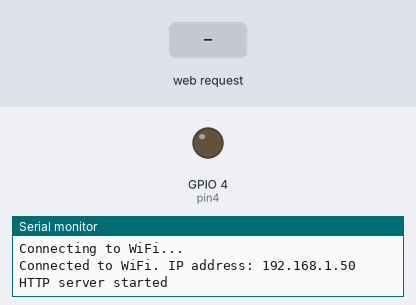
Recording of a sketch running on a simulated ESP32. Parts: output pins drawn as LEDs (lit = HIGH), the last lines printed to the serial monitor. The inputs (shaded band) are chosen by the test bench. WiFi joins after 1.5 s; servers stay silent unless stated.

Above: at 3.2 s.
3.3 s: HTTP request GET /?may=ON received
At 3.9 s:
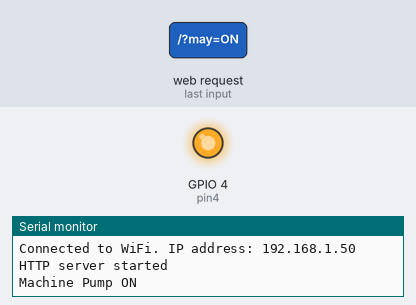
4.8 s: HTTP request GET /?may=OFF received
At 6.2 s:
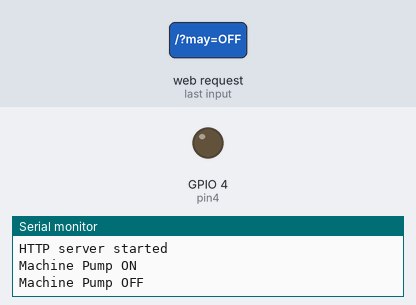
Timing chart, 0 to 7.8 s (numbered marks = the images above; inputs shaded):
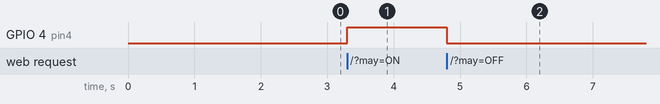

Measured:
- after the input at 3.3 s, GPIO 4 (pin4): LOW → HIGH at once
- after the input at 4.8 s, GPIO 4 (pin4): HIGH → LOW at once

The sketch:

esp32noconfix.ino
```cpp
#include <WiFi.h>
#include <WebServer.h>

//const char* ssid = "Thinh";
//const char* password = "thinh1234567";
 const char* ssid = "ELITE_Dorm";
 const char* password = "ELTlongthanh@";

WebServer server(80);

const int pin4 = 4;
int stutusPump = 0;

void handleRoot() {
  String message = "Hello Elite";
  if (stutusPump == 1){
     message = "Machine Pump ON";
  }
  else if (stutusPump == 2){
     message = "Machine Pump OFF";
  } else {
    message = "Hello Elite";
  }

  // Kiểm tra đường dẫn yêu cầu
  if (server.uri() == "/") {
    if (server.hasArg("may")) {
      String mayStatus = server.arg("may");
      if (mayStatus == "ON") {
        message = "Machine Pump ON";
        stutusPump = 1;
        digitalWrite(pin4, HIGH);  // Bật chân 4
        Serial.println("Machine Pump ON");
      } else if (mayStatus == "OFF") {
        message = "Machine Pump OFF";
        stutusPump = 2;
        digitalWrite(pin4, LOW);   // Tắt chân 4
        Serial.println("Machine Pump OFF");
      }
    }
  }

  server.sendHeader("Access-Control-Allow-Origin", "*");
  server.send(200, "text/plain", message);
}

void setup() {
  Serial.begin(115200);

  pinMode(pin4, OUTPUT);

//  IPAddress localIP(172, 20, 10, 11);
//  IPAddress gateway(172, 20, 10, 1);
//  IPAddress subnet(255, 255, 255, 0);


  WiFi.begin(ssid, password);
  while (WiFi.status() != WL_CONNECTED) {
    delay(1000);
    Serial.println("Connecting to WiFi...");
  }

//  WiFi.config(localIP, gateway, subnet);

  Serial.print("Connected to WiFi. IP address: ");
  Serial.println(WiFi.localIP());

  server.on("/", handleRoot);
  server.begin();
  Serial.println("HTTP server started");
}

void loop() {
  server.handleClient();
}
```
